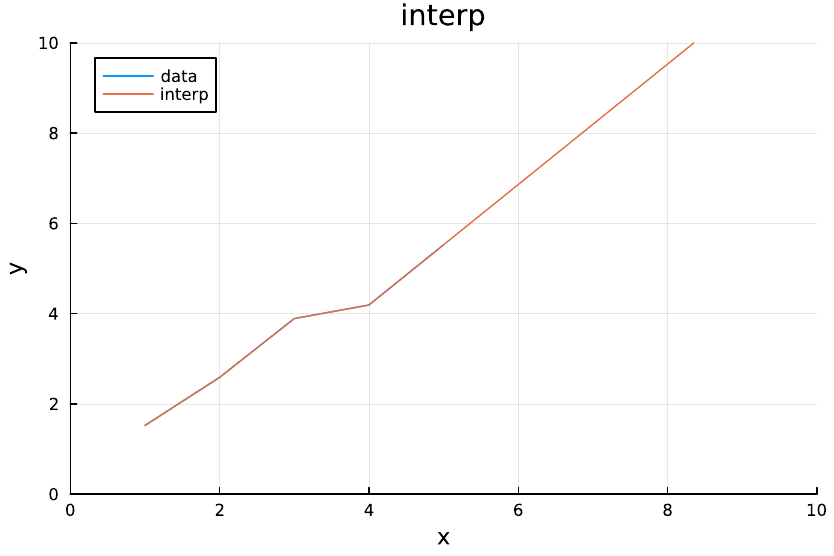

The Julia source for this figure:
using Interpolations, Plots
using Random
Random.seed!(123)

function interp(x, y)
    itp1d = interpolate((x,), y, Gridded(Linear()))
    eitp1d = extrapolate(itp1d, Line())
    return eitp1d
end

# 一维数据（线性插值+线性外推）
x = 1.0:5.0
y = 1 * x .+ rand(5)
eitp1d = interp(x, y)

eitp_array = [eitp1d(i) for i = 1.0:10.0]

plot(
    x,
    y,
    label = "data",
    xlabel = "x",
    ylabel = "y",
    title = "interp",
    xlims = (0, 10),
    ylims = (0, 10),
)
plot!(1.0:10.0, eitp_array, label = "interp")
savefig("Scripts/interp.pdf")

# eitp1d(11.0)
# eitp1d(100.0)

# 二维数据（线性插值+线性外推）
xs = 1.0:10.0
ys = 1.0:10.0
A = 1 * xs .+ 1 * ys' .+ rand(10, 10)
function interp2d(xs, ys, A)
    itp2d = interpolate((xs, ys), A, Gridded(Linear()))
    eitp2d = extrapolate(itp2d, Line())
    return eitp2d
end

eitp2d = interp2d(xs, ys, A)
println("二维插值点(5.5, 7.2): ", eitp2d(5.5, 7.2))
println("二维外推点(0.0, 0.0): ", eitp2d(0.0, 0.0))
println("二维外推点(11.0, 11.0): ", eitp2d(11.0, 11.0))

# 创建网格点用于3D绘图
x_grid = range(0, 10, length = 100)
y_grid = range(0, 10, length = 100)
z_grid = [eitp2d(x, y) for x in x_grid, y in y_grid]

# 绘制3D表面图
surface(
    x_grid,
    y_grid,
    z_grid,
    xlabel = "x",
    ylabel = "y",
    zlabel = "z",
    title = "2D Interpolation Surface",
    camera = (30, 30),
)  # 设置视角
savefig("Scripts/interp2d_3d.pdf")
